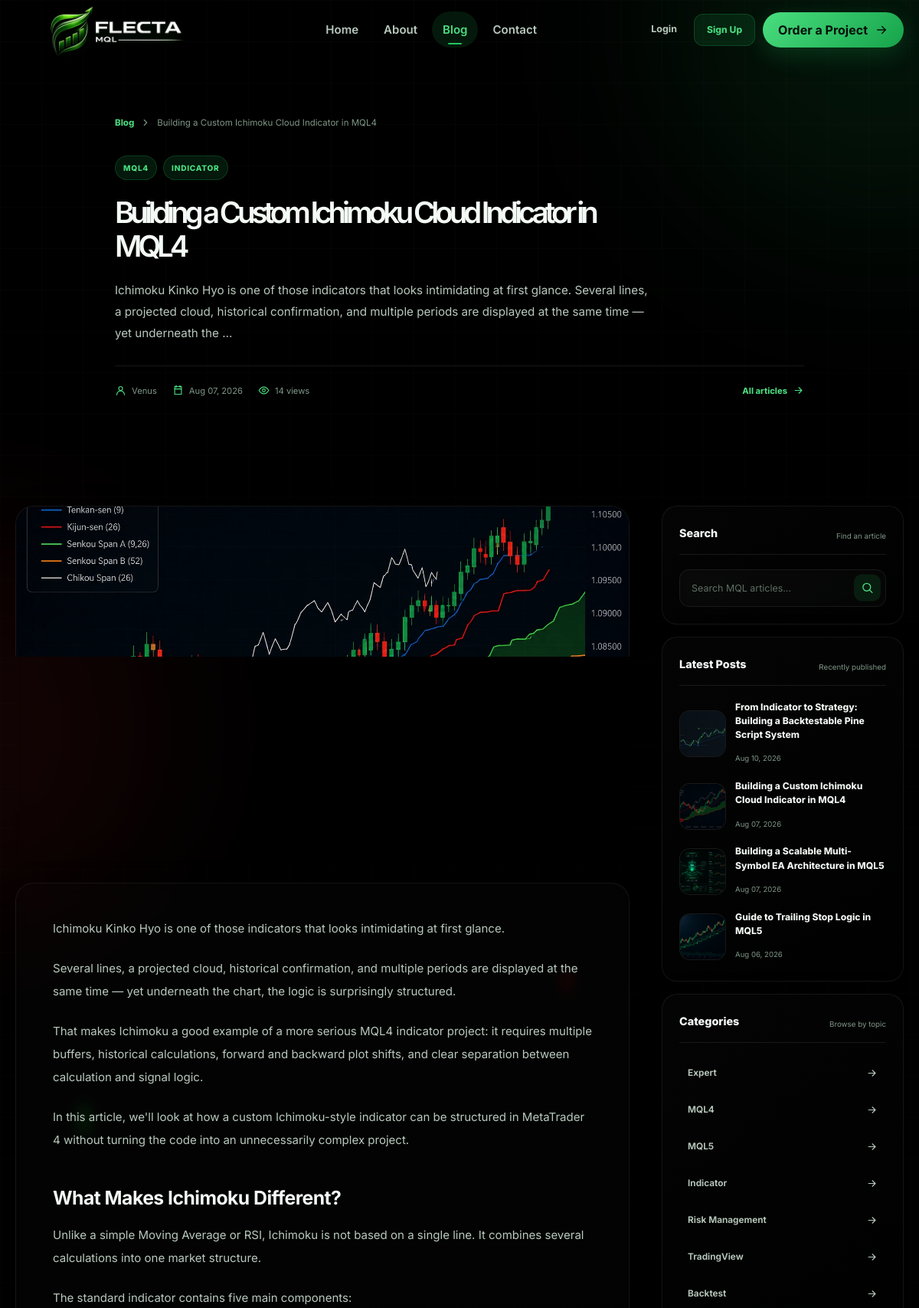
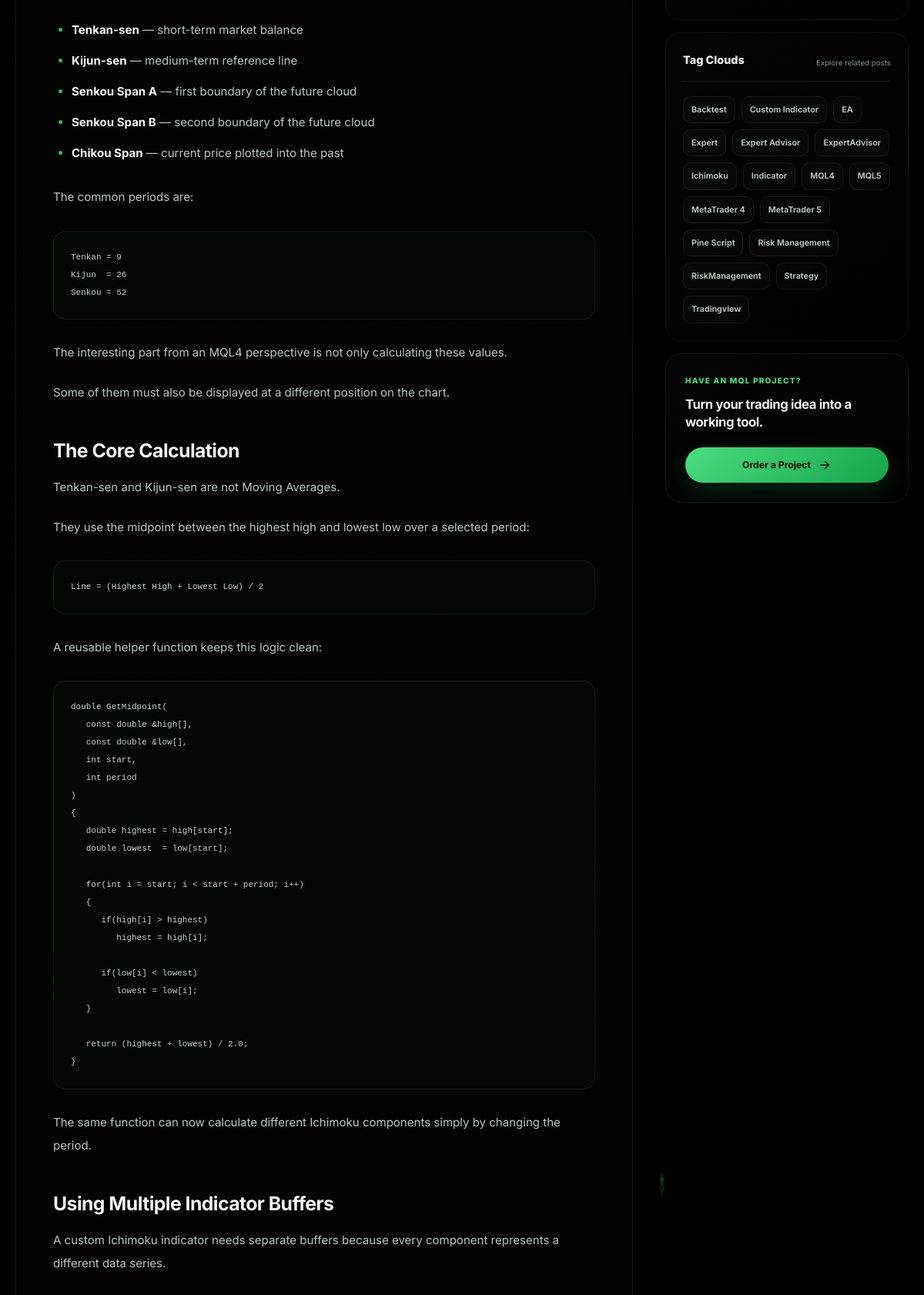
The app's page /blog/4/ (upper part) with its own data (2 pictures, top to bottom).
### blog/models.py (models this page shows, shortened)
class Post(models.Model):
    author = models.ForeignKey(User,on_delete=models.SET_NULL,null=True)
    title = models.CharField( max_length=250)
    image = models.ImageField(upload_to='blog/',default='blog/default.jpg')
    content = models.TextField()
    tags = TaggableManager()
    category = models.ManyToManyField(Category)
    counted_views = models.IntegerField(default=0)
    status = models.BooleanField(default=True)
    login_require = models.BooleanField(default=False)
    published_date = models.DateTimeField(null=True)
    created_date = models.DateTimeField(auto_now_add=True)
    updated_date = models.DateTimeField(auto_now=True)
    class Meta:
        ordering = ['published_date']

class Category(models.Model):
   name = models.CharField(max_length=255)
   def __str__(self):
      return self.name

### blog/views.py (the view)
# urls.py: path('<int:pid>/',blog_single,name='single'),
def blog_single(request,pid):
    post = get_object_or_404(Post,id=pid, status=True, published_date__lte=timezone.now())
    if post.login_require and not request.user.is_authenticated:
        return HttpResponseRedirect(reverse('accounts:login'))
    view_session_key = f"viewed_post_{post.id}"
    if request.method == "GET" and not request.session.get(view_session_key):
        post.counted_views += 1
        post.save(update_fields=['counted_views'])
        request.session[view_session_key] = True
    if request.method == "POST":
        form = CommentForm(request.POST, user=request.user)
        if form.is_valid():
            comment = form.save(commit=False)
            comment.post = post
            if request.user.is_authenticated:
                comment.name = request.user.username
                comment.email = request.user.email
            comment.save()
            messages.add_message(request, messages.SUCCESS, 'Your comment has submitted successfully!')
            return redirect('blog:single', pid=post.id)
        else:
            messages.add_message(request,messages.ERROR,'Your comment was not submitted. Please check the form.')
    else:
        form = CommentForm(user=request.user)
    posts = list(Post.objects.filter(status=True,published_date__lte=timezone.now()).order_by('-published_date'))
    comments = Comment.objects.filter(post=post.id,approved=True)
    prv_post = None
    nxt_post = None
    index = posts.index(post)
    if (index>0):
        prv_post = posts[index-1]
    if(index < len(posts)-1):
        nxt_post = posts[index+1]
    context = {'post':post,'prv':prv_post,'nxt':nxt_post,'comments':comments,'form':form}
    return render(request,'blog/blog-single.html',context)

### blog/forms.py
class CommentForm(forms.ModelForm):
    def __init__(self, *args, user=None, **kwargs):
        super().__init__(*args, **kwargs)
        if user is not None and user.is_authenticated:
            self.fields.pop('name')
            self.fields.pop('email')
    class Meta:
        model = Comment
        fields = ['name', 'email', 'subject', 'message']

### blog/templatetags/blog_tags.py (called while the page is built)
@register.inclusion_tag('blog/blog-latest-posts.html')
def latestposts(arg=4):
    posts = Post.objects.filter(published_date__lte=timezone.now(),status=True).order_by("-published_date")[:arg]
    return {"posts":posts}

@register.inclusion_tag('blog/blog-post-categories.html')
def postcategories():
    posts = Post.objects.filter(published_date__lte=timezone.now(),status=True)
    categories = Category.objects.all()
    cat_dict = {}
    for name in categories:
        cat_dict[name] = posts.filter(category=name).count()
    return {"categories":cat_dict}

@register.inclusion_tag('blog/blog-tags.html')
def alltags():
    tags = Tag.objects.all().order_by('name')
    return {'tags': tags}

### templates/blog/blog-single.html (shortened to what this page needs)
{% extends "base.html" %}
{% load blog_tags %}
{% load static %}
{% load compress %}
{% block body_class %}
blog-page blog-single-page
{% endblock %}
{% block extra_css %}
{% compress css %}
<link rel="stylesheet" href="{% static 'css/blog-home.css' %}">
<link rel="stylesheet" href="{% static 'css/blog-single.css' %}">
{% endcompress %}
{% endblock %}
{% block content %}
<section class="article-hero">
    <div class="container article-hero-container">
        <nav class="article-breadcrumb" aria-label="Breadcrumb">
            <a href="{% url 'blog:index' %}">Blog</a>
            <svg viewBox="0 0 24 24" aria-hidden="true">
                <path d="M9 6L15 12L9 18"></path>
            </svg>
            <span>{{ post.title|truncatechars:58 }}</span>
        </nav>
        <div class="article-taxonomy">
            {% for category in post.category.all|slice:":3" %}
                <a href="{% url 'blog:category' cat_name=category.name %}">
                    {{ category.name }}
                </a>
            {% empty %}
                <span>MQL Development</span>
            {% endfor %}
        </div>
        <h1>{{ post.title }}</h1>
        <p class="article-intro">
            {{ post.content|striptags|truncatewords:34 }}
        </p>
        <div class="article-meta">
            <span>
                <svg viewBox="0 0 24 24" aria-hidden="true">
                    <circle cx="12" cy="8" r="4"></circle>
                    <path d="M4 21C4 16.6 7.6 13 12 13C16.4 13 20 16.6 20 21"></path>
                </svg>
                {{ post.author.get_full_name|default:post.author.username }}
            </span>
            <span>
                <svg viewBox="0 0 24 24" aria-hidden="true">
                    <path d="M5 4H19V20H5Z"></path>
                    <path d="M8 2V6"></path>
                    <path d="M16 2V6"></path>
                    <path d="M5 9H19"></path>
                </svg>
                {{ post.published_date|date:"M d, Y" }}
            </span>
            <span>
                <svg viewBox="0 0 24 24" aria-hidden="true">
                    <path d="M2 12C4.5 7.5 7.8 5 12 5C16.2 5 19.5 7.5 22 12C19.5 16.5 16.2 19 12 19C7.8 19 4.5 16.5 2 12Z"></path>
                    <circle cx="12" cy="12" r="3"></circle>
                </svg>
                {{ post.counted_views }} views
            </span>
            <a class="article-back-link" href="{% url 'blog:index' %}">
                All articles
                <svg viewBox="0 0 24 24" aria-hidden="true">
                    <path d="M5 12H19"></path>
                    <path d="M13 6L19 12L13 18"></path>
                </svg>
            </a>
        </div>
    </div>
</section>
<section class="article-main">
    <div class="container blog-layout">
        <main class="article-column">
            <div class="article-cover">
                {% if post.image %}
                    <img
                        src="{{ post.image.url }}"
                        alt="{{ post.title }}"
                        class="article-cover-image"
                    >
                {% endif %}
            </div>
            <article class="article-content-card">
                <div class="article-content">
                    {{ post.content|safe }}
                </div>
            </article>
        </main>
        <aside class="blog-sidebar">
            <section class="sidebar-widget sidebar-search-widget">
                <div class="sidebar-widget-heading">
                    <span>Search</span>
                    <small>Find an article</small>
                </div>
                <form action="{% url 'blog:search' %}" method="get" class="blog-search-form">
                    <input
                        id="blog-single-search-input"
                        type="search"
                        name="s"
                        value="{{ request.GET.s|default:'' }}"
                        placeholder="Search MQL articles..."
                    >
                    <button type="submit" aria-label="Search">
                        <svg viewBox="0 0 24 24" aria-hidden="true">
                            <circle cx="11" cy="11" r="7"></circle>
                            <path d="M16 16L21 21"></path>
                        </svg>
                    </button>
                </form>
            </section>
            <section class="sidebar-widget">
                <div class="sidebar-widget-heading">
                    <span>Latest Posts</span>
                    <small>Recently published</small>
                </div>
                <div class="sidebar-latest-list">
                    {% latestposts %}
                </div>
            </section>
            <section class="sidebar-widget">
                <div class="sidebar-widget-heading">
                    <span>Categories</span>
                    <small>Browse by topic</small>
                </div>
                <ul class="sidebar-category-list">
                    {% postcategories %}
                </ul>
            </section>
            <section class="sidebar-widget">
                <div class="sidebar-widget-heading">
                    <span>Tag Clouds</span>
                    <small>Explore related posts</small>
                </div>
                <div class="sidebar-tag-cloud">
                    {% alltags %}
                </div>
            </section>
            <section class="sidebar-cta">
                <span>Have an MQL project?</span>
                <h2>Turn your trading idea into a working tool.</h2>
                <a href="/contact/" class="button button-primary">
                    Order a Project
                    <svg viewBox="0 0 24 24" aria-hidden="true">
                        <path d="M5 12H19"></path>
                        <path d="M13 6L19 12L13 18"></path>
                    </svg>
                </a>
            </section>
        </aside>
    </div>
</section>
{% endblock %}

### templates/blog/blog-latest-posts.html
{% load humanize %}
{% for post in posts %}
    <div class="sidebar-latest-post">
        <div class="sidebar-latest-thumb">
            {% if post.image %}
                <img src="{{ post.image.url }}" alt="{{ post.title }}">
            {% else %}
                <span>MQL</span>
            {% endif %}
        </div>
        <div>
            <h3><a href="{% url 'blog:single' pid=post.id %}">{{ post.title }}</a></h3>
            <time>{{ post.published_date|date:"M d, Y" }}</time>
        </div>
    </div>
{% endfor %}

### templates/blog/blog-post-categories.html
{% for name,count in categories.items %}
    <a href="{% url 'blog:category' cat_name=name.name %}">
        {{ name }}
        <svg viewBox="0 0 24 24" aria-hidden="true">
            <path d="M5 12H19"></path>
            <path d="M13 6L19 12L13 18"></path>
        </svg>
    </a>
{% endfor %}

### templates/blog/blog-tags.html
{% for tag in tags %}
    <a href="{% url 'blog:tag' tag_name=tag.name %}">{{ tag.name }}</a>
{% empty %}
    <p class="sidebar-empty-text">No tags available.</p>
{% endfor %}

### statics/css/base.css (style rules this page uses)
:root { --font-main: "Inter", Arial, Helvetica, sans-serif; --primary: #22c55e; --primary-dark: #16a34a; --primary-light: #4ade80; --primary-soft: rgba(34, 197, 94, 0.12); --primary-border: rgba(34, 197, 94, 0.22); --danger: #ef4444; --warning: #f59e0b; --success: #22c55e; --info: #3b82f6; --container-width: 1180px; --header-height: 78px; --transition-fast: 160ms ease; --transition-normal: 280ms ease; --transition-slow: 450ms ease; --radius-small: 10px; --radius-medium: 16px; --radius-large: 24px; --radius-round: 999px; }
html[data-theme="dark"] { color-scheme: dark; --background: #061009; --background-secondary: #08150d; --surface: #0c1b11; --surface-solid: rgba(0, 0, 0, 0.92); --surface-secondary: #102218; --surface-hover: #142a1d; --text: #f4faf6; --text-secondary: #b8c9bd; --text-muted: #7f9787; --border: rgba(221, 255, 231, 0.09); --border-strong: rgba(221, 255, 231, 0.16); --header-background: rgba(6, 16, 9, 0.77); --footer-background: #050d07; --shadow-small: 0 12px 30px rgba(0, 0, 0, 0.18); --shadow-medium: 0 20px 50px rgba(0, 0, 0, 0.28); --shadow-green: 0 18px 50px rgba(34, 197, 94, 0.13); }
*, *::before, *::after { box-sizing: border-box; }
html { scroll-behavior: smooth; }
body { min-height: 100vh; margin: 0; overflow-x: hidden; background: var(--background); color: var(--text); font-family: var(--font-main); font-size: 16px; line-height: 1.8; transition: background-color var(--transition-normal), color var(--transition-normal); }
button, input, textarea, select { font: inherit; }
button, a { -webkit-tap-highlight-color: transparent; }
button { border: 0; }
a { color: inherit; text-decoration: none; }
img, svg { display: block; }
img { max-width: 100%; }
ul, ol { margin: 0; padding: 0; list-style: none; }
p, h1, h2, h3, h4, h5, h6 { margin-top: 0; }
.container { width: min( calc(100% - 40px), var(--container-width) ); margin-inline: auto; }
.button { display: inline-flex; min-height: 46px; align-items: center; justify-content: center; gap: 9px; padding: 10px 20px; border-radius: var(--radius-round); cursor: pointer; font-weight: 700; line-height: 1; transition: transform var(--transition-fast), background-color var(--transition-fast), color var(--transition-fast), border-color var(--transition-fast), box-shadow var(--transition-fast); }
.button-primary { background: linear-gradient( 135deg, var(--primary-light), var(--primary-dark) ); color: #031008; box-shadow: 0 10px 30px rgba(34, 197, 94, 0.2); }
.button svg { width: 18px; height: 18px; fill: none; stroke: currentColor; stroke-width: 1.9; stroke-linecap: round; stroke-linejoin: round; }
html, body { background: #000 !important; }
body { position: relative; isolation: isolate; }
.site-main, .site-main > section, .site-footer { background: transparent !important; border-top: none !important; border-bottom: none !important; box-shadow: none !important; }
body::before, body::after { position: fixed; inset: 0; z-index: -1; content: ""; pointer-events: none; background-repeat: no-repeat; filter: blur(0.25px); }
body::before { background-image: url("../img/candle-green-1.webp"), url("../img/candle-green-2.webp"), url("../img/candle-green-1.webp"); background-size: 34px auto, 24px auto, 18px auto; background-position: 8% 16%, 23% 68%, 72% 36%; opacity: 0.30; }
body::after { background-image: url("../img/candle-red-1.webp"), url("../img/candle-red-2.webp"), url("../img/candle-red-1.webp"); background-size: 30px auto, 22px auto, 18px auto; background-position: 62% 14%, 15% 46%, 79% 74%; opacity: 0.30; }

### records on screen
Post: title "Building a Custom Ichimoku Cloud Indicator in MQL4", content "Ichimoku Kinko Hyo is one of those indicators that looks intimidating at first glance. Several lines, a projected cloud, historical confirmation, and multiple periods are displayed at the same time — yet underneath the …", author.get_full_name "Venus", published_date "Aug 07, 2026", counted_views "14", image (picture), content "Ichimoku Kinko Hyo is one of those indicators that looks intimidating at first glance. Several lines, a projected cloud, historical confirmation, and multiple periods are displayed at the same time — yet underneath the chart, the logic is surprisingly structured. That makes Ichimoku a good example of a more serious MQL4 indicator project: it requires multiple buffers, historical calculations, forward and backward plot shifts, and clear separation between calculation and signal logic. In this article, we'll look at how a custom Ichimoku-style indicator can be structured in MetaTrader 4 without turning the code into an unnecessarily complex project. What Makes Ichimoku Different? Unlike a…"
Category: name "MQL4"
Category: name "INDICATOR", name "Indicator"
Post: image (picture), title "From Indicator to Strategy: Building a Backtestable Pine Script System", published_date "Aug 10, 2026"
Post: image (picture), title "Building a Scalable Multi-Symbol EA Architecture in MQL5", published_date "Aug 07, 2026"
Post: image (picture), title "Guide to Trailing Stop Logic in MQL5", published_date "Aug 06, 2026"
Category: name "Expert"
Category: name "MQL5"
Category: name "Risk Management"
Category: name "TradingView"
Category: name "Backtest"
Tag: name "Backtest"
Tag: name "Custom Indicator"
Tag: name "EA"
Tag: name "Expert"
Tag: name "Expert Advisor"
Tag: name "ExpertAdvisor"
Tag: name "Ichimoku"
Tag: name "Indicator"
Tag: name "MQL4"
Tag: name "MQL5"
Tag: name "MetaTrader 4"
Tag: name "MetaTrader 5"
Tag: name "Pine Script"
Tag: name "Risk Management"
Tag: name "RiskManagement"
Tag: name "Strategy"
Tag: name "Tradingview"
